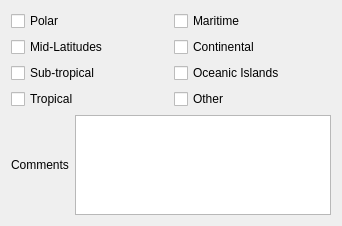
          <widget class="QWidget" name="page_3">
           <attribute name="label">
            <string>Geographical Region</string>
           </attribute>
           <layout class="QVBoxLayout" name="verticalLayout_11">
            <item>
             <layout class="QHBoxLayout" name="horizontalLayout_17">
              <item>
               <layout class="QVBoxLayout" name="verticalLayout_9">
                <item>
                 <widget class="QCheckBox" name="polarCheck">
                  <property name="text">
                   <string>Polar</string>
                  </property>
                 </widget>
                </item>
                <item>
                 <widget class="QCheckBox" name="midLatitudesCheck">
                  <property name="text">
                   <string>Mid-Latitudes</string>
                  </property>
                 </widget>
                </item>
                <item>
                 <widget class="QCheckBox" name="subTropicalCheck">
                  <property name="text">
                   <string>Sub-tropical</string>
                  </property>
                 </widget>
                </item>
                <item>
                 <widget class="QCheckBox" name="tropicalCheck">
                  <property name="text">
                   <string>Tropical</string>
                  </property>
                 </widget>
                </item>
               </layout>
              </item>
              <item>
               <layout class="QVBoxLayout" name="verticalLayout_10">
                <item>
                 <widget class="QCheckBox" name="maritimeCheck">
                  <property name="text">
                   <string>Maritime</string>
                  </property>
                 </widget>
                </item>
                <item>
                 <widget class="QCheckBox" name="continentalCheck">
                  <property name="text">
                   <string>Continental</string>
                  </property>
                 </widget>
                </item>
                <item>
                 <widget class="QCheckBox" name="oceanicIslandsCheck">
                  <property name="text">
                   <string>Oceanic Islands</string>
                  </property>
                 </widget>
                </item>
                <item>
                 <widget class="QCheckBox" name="geogOtherCheck">
                  <property name="text">
                   <string>Other</string>
                  </property>
                 </widget>
                </item>
               </layout>
              </item>
             </layout>
            </item>
            <item>
             <layout class="QHBoxLayout" name="horizontalLayout_18">
              <item>
               <widget class="QLabel" name="label_15">
                <property name="text">
                 <string>Comments</string>
                </property>
               </widget>
              </item>
              <item>
               <widget class="QTextEdit" name="GROtherTextBox">
                <property name="maximumSize">
                 <size>
                  <width>16777215</width>
                  <height>100</height>
                 </size>
                </property>
               </widget>
              </item>
             </layout>
            </item>
           </layout>
          </widget>
